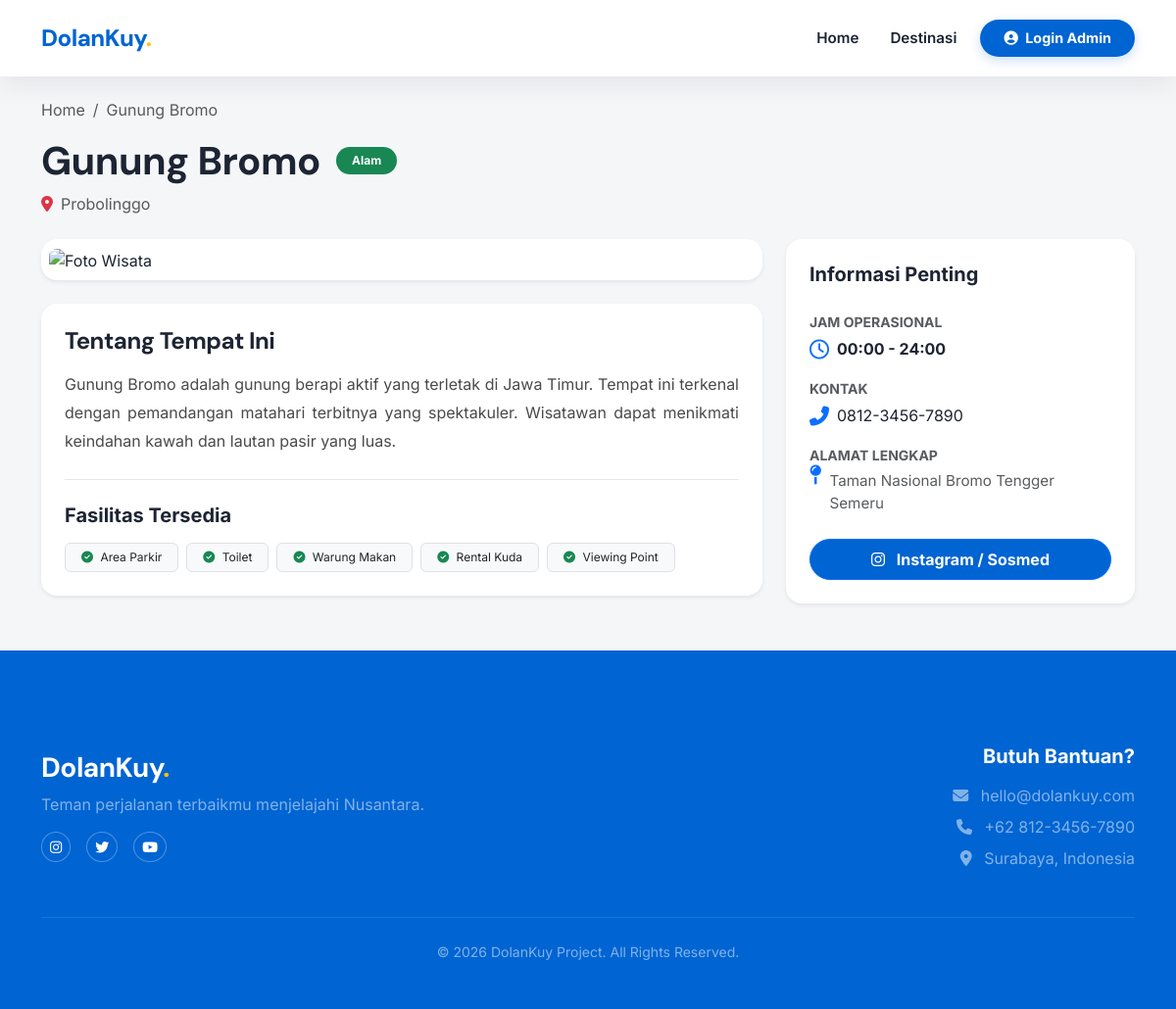
Screenshot of /detail.php?id=1 with the database file from the repository.
### tables this page shows
CREATE TABLE `destinasi` (
  `id` int(11) NOT NULL,
  `tanggal_input` datetime DEFAULT current_timestamp(),
  `kode_wisata` varchar(20) NOT NULL,
  `nama_wisata` varchar(255) NOT NULL,
  `jenis_daya_tarik` enum('Alam','Buatan','Budaya') NOT NULL,
  `no_telp` varchar(20) DEFAULT NULL,
  `deskripsi` text DEFAULT NULL,
  `sumber_link` varchar(255) DEFAULT NULL,
  `alamat` text DEFAULT NULL,
  `kabupaten_kota` varchar(100) DEFAULT NULL,
  `jam_operasional` varchar(100) DEFAULT NULL,
  `fasilitas` text DEFAULT NULL,
  `link_sosmed` varchar(255) DEFAULT NULL,
  `gambar` varchar(255) DEFAULT NULL
);

### detail.php (the view, shortened to what this page needs)
<?php
require_once 'koneksi.php';
$id = isset($_GET['id']) ? intval($_GET['id']) : 0;
$query = "SELECT * FROM destinasi WHERE id = $id";
$result = mysqli_query($conn, $query);
$data = mysqli_fetch_assoc($result);
$imagePath = $data['gambar'] ? 'uploads/' . $data['gambar'] : '';
$nama = strtolower($data['nama_wisata']);
if ($imagePath && file_exists($imagePath)) {
} else {
    if (strpos($nama, 'bromo') !== false) {
        $imagePath = 'https://images.unsplash.com/photo-1588668214407-6ea9a6d8c272?q=80&w=1200&auto=format&fit=crop';
    } elseif (strpos($nama, 'borobudur') !== false) {
        $imagePath = 'https://images.unsplash.com/photo-1596402184320-417e7178b2cd?q=80&w=1200&auto=format&fit=crop';
    } elseif (strpos($nama, 'kuta') !== false || strpos($nama, 'pantai') !== false) {
        $imagePath = 'https://images.unsplash.com/photo-1537996194471-e657df975ab4?q=80&w=1200&auto=format&fit=crop';
    } else {
        $imagePath = 'https://images.unsplash.com/photo-1469854523086-cc02fe5d8800?q=80&w=1200&auto=format&fit=crop';
    }
}
$badgeClass = 'bg-secondary';
if($data['jenis_daya_tarik'] == 'Alam') $badgeClass = 'bg-success';
elseif($data['jenis_daya_tarik'] == 'Buatan') $badgeClass = 'bg-primary';
elseif($data['jenis_daya_tarik'] == 'Budaya') $badgeClass = 'bg-danger';
?>
<!DOCTYPE html>
<html lang="id">
<head>
    <link href="https://cdn.jsdelivr.net/npm/bootstrap@5.3.0/dist/css/bootstrap.min.css" rel="stylesheet">
    <link rel="stylesheet" href="https://cdnjs.cloudflare.com/ajax/libs/font-awesome/6.4.0/css/all.min.css">
    <link rel="stylesheet" href="assets/style.css">
</head>
<body style="background-color: #F5F6F8;">
    <nav class="navbar navbar-expand-lg navbar-tiket fixed-top">
        <div class="container">
            <a class="navbar-brand" href="index.php">DolanKuy<span class="text-warning">.</span></a>
            <div class="collapse navbar-collapse" id="navbarNav">
                <ul class="navbar-nav ms-auto align-items-center">
                    <li class="nav-item"><a class="nav-link" href="index.php">Home</a></li>
                    <li class="nav-item"><a class="nav-link" href="index.php#destinasi">Destinasi</a></li>
                    <li class="nav-item ms-lg-3">
                        <a class="btn btn-login-nav" href="login.php"><i class="fas fa-user-circle me-1"></i> Login Admin</a>
                    </li>
                </ul>
            </div>
        </div>
    </nav>
    <div style="margin-top: 100px;">
        <div class="container mb-4">
            <nav aria-label="breadcrumb">
                <ol class="breadcrumb">
                    <li class="breadcrumb-item"><a href="index.php" class="text-decoration-none text-muted">Home</a></li>
                    <li class="breadcrumb-item active" aria-current="page"><?php echo htmlspecialchars($data['nama_wisata']); ?></li>
                </ol>
            </nav>
            <div class="d-flex align-items-center gap-3">
                <h1 class="fw-bold m-0" style="font-family: 'DM Sans', sans-serif;"><?php echo htmlspecialchars($data['nama_wisata']); ?></h1>
                <span class="badge rounded-pill <?php echo $badgeClass; ?> px-3 py-2">
                    <?php echo $data['jenis_daya_tarik']; ?>
                </span>
            </div>
            <p class="text-muted mt-2">
                <i class="fas fa-map-marker-alt text-danger me-2"></i><?php echo htmlspecialchars($data['kabupaten_kota']); ?>
            </p>
        </div>
        <div class="container pb-5">
            <div class="row g-4">
                <div class="col-lg-8">
                    <div class="bg-white p-2 rounded-4 shadow-sm mb-4">
                        <img src="<?php echo $imagePath; ?>" class="w-100 rounded-3" style="height: 400px; object-fit: cover;" alt="Foto Wisata">
                    </div>
                    <div class="bg-white p-4 rounded-4 shadow-sm">
                        <h4 class="fw-bold mb-3">Tentang Tempat Ini</h4>
                        <p style="line-height: 1.8; color: #4a4a4a; text-align: justify;">
                            <?php echo nl2br(htmlspecialchars($data['deskripsi'])); ?>
                        </p>
                        <hr class="my-4" style="opacity: 0.1;">
                        <h5 class="fw-bold mb-3">Fasilitas Tersedia</h5>
                        <div class="d-flex flex-wrap gap-2">
                            <?php
                            $fasilitas = explode(',', $data['fasilitas']);
                            foreach($fasilitas as $f):
                                $f = trim($f);
                                if(!empty($f)):
                            ?>
                                <span class="badge bg-light text-dark border px-3 py-2 fw-normal">
                                    <i class="fas fa-check-circle text-success me-1"></i> <?php echo $f; ?>
                                </span>
                            <?php endif; endforeach; ?>
                        </div>
                    </div>
                </div>
                <div class="col-lg-4">
                    <div class="bg-white p-4 rounded-4 shadow-sm position-sticky" style="top: 100px;">
                        <h5 class="fw-bold mb-4">Informasi Penting</h5>
                        <div class="mb-3">
                            <label class="text-muted small fw-bold text-uppercase">Jam Operasional</label>
                            <div class="d-flex align-items-center mt-1">
                                <i class="far fa-clock text-primary me-2 fa-lg"></i>
                                <span class="fw-bold"><?php echo htmlspecialchars($data['jam_operasional']); ?></span>
                            </div>
                        </div>
                        <div class="mb-3">
                            <label class="text-muted small fw-bold text-uppercase">Kontak</label>
                            <div class="d-flex align-items-center mt-1">
                                <i class="fas fa-phone-alt text-primary me-2 fa-lg"></i>
                                <span><?php echo htmlspecialchars($data['no_telp']); ?></span>
                            </div>
                        </div>
                        <div class="mb-4">
                            <label class="text-muted small fw-bold text-uppercase">Alamat Lengkap</label>
                            <div class="d-flex mt-1">
                                <i class="fas fa-map-pin text-primary me-2 fa-lg mt-1"></i>
                                <span class="text-muted" style="font-size: 0.95rem;"><?php echo htmlspecialchars($data['alamat']); ?></span>
                            </div>
                        </div>
                        <div class="d-grid gap-2">
                            <?php if($data['link_sosmed']): ?>
                                <a href="<?php echo htmlspecialchars($data['link_sosmed']); ?>" target="_blank" class="btn btn-primary fw-bold py-2 rounded-pill" style="background-color: var(--primary);">
                                    <i class="fab fa-instagram me-2"></i> Instagram / Sosmed
                                </a>
                            <?php endif; ?>
                        </div>
                    </div>
                </div>
            </div>
        </div>
    </div>
   <footer class="footer-tiket mt-auto">
        <div class="container">
            <div class="row justify-content-between align-items-center py-5">
                <div class="col-lg-5 text-center text-lg-start mb-4 mb-lg-0">
                    <h3 class="fw-bold text-white mb-2">DolanKuy<span class="text-warning">.</span></h3>
                    <p class="text-white-50 mb-3">Teman perjalanan terbaikmu menjelajahi Nusantara.</p>
                    <div class="d-flex gap-3 justify-content-center justify-content-lg-start">
                        <a href="#" class="btn btn-outline-light btn-sm rounded-circle"><i class="fab fa-instagram"></i></a>
                        <a href="#" class="btn btn-outline-light btn-sm rounded-circle"><i class="fab fa-twitter"></i></a>
                        <a href="#" class="btn btn-outline-light btn-sm rounded-circle"><i class="fab fa-youtube"></i></a>
                    </div>
                </div>
                <div class="col-lg-5 text-center text-lg-end">
                    <h5 class="fw-bold text-white mb-3">Butuh Bantuan?</h5>
                    <ul class="list-unstyled text-white-50 mb-0">
                        <li class="mb-2"><i class="fas fa-envelope me-2"></i> hello@dolankuy.com</li>
                        <li class="mb-2"><i class="fas fa-phone me-2"></i> +62 812-3456-7890</li>
                        <li class="mb-0"><i class="fas fa-map-marker-alt me-2"></i> Surabaya, Indonesia</li>
                    </ul>
                </div>
            </div>
            <div class="border-top border-white-10 py-4 text-center">
                <p class="small text-white-50 m-0">&copy; <?php echo date('Y'); ?> DolanKuy Project. All Rights Reserved.</p>
            </div>
        </div>
    </footer>
</body>
</html>

### assets/style.css (style rules this page uses)
:root { --primary: #0064D2; --primary-dark: #004eb3; --accent: #FEDD00; --dark: #1D2433; --gray-text: #687176; --bg-light: #F5F6F8; --white: #FFFFFF; --radius-pill: 100px; --radius-xl: 24px; --radius-lg: 16px; --radius-md: 12px; --shadow-soft: 0 8px 24px rgba(29, 36, 51, 0.08); --shadow-hover: 0 16px 40px rgba(29, 36, 51, 0.12); }
body { font-family: 'Inter', sans-serif; background-color: var(--bg-light); color: var(--dark); line-height: 1.5; overflow-x: hidden; }
h1, h2, h3, h4, .navbar-brand, .hero-title, .card-title-tiket { font-family: 'DM Sans', sans-serif; font-weight: 700; letter-spacing: -0.5px; }
a { text-decoration: none; }
.navbar-tiket { background: var(--white) !important; box-shadow: var(--shadow-soft); padding: 1rem 0; transition: all 0.3s; }
.navbar-tiket .navbar-brand { color: var(--primary) !important; font-size: 1.5rem; font-weight: 800; }
.navbar-tiket .nav-link { color: var(--dark) !important; font-weight: 600; margin-left: 1rem; font-size: 0.95rem; }
.btn-login-nav { background: var(--primary); color: white !important; border-radius: var(--radius-pill); padding: 8px 24px; font-weight: 700; font-size: 0.9rem; box-shadow: 0 4px 12px rgba(0, 100, 210, 0.2); border: none; transition: all 0.2s; }
footer, .footer, .footer-tiket { background-color: #0064D2 !important; color: #ffffff !important; padding-top: 3rem; padding-bottom: 1.5rem; margin-top: auto; width: 100%; }
footer a, .footer a { color: rgba(255, 255, 255, 0.8) !important; text-decoration: none; transition: 0.3s; }
.border-white-10 { border-top: 1px solid rgba(255, 255, 255, 0.1) !important; }
.btn-outline-light { border: 1px solid rgba(255,255,255,0.3) !important; color: white !important; }

### rows the page displays
destinasi: nama_wisata "Gunung Bromo", jenis_daya_tarik "Alam", kabupaten_kota "Probolinggo", deskripsi "Gunung Bromo adalah gunung berapi aktif yang terletak di Jawa Timur. Tempat ini terkenal dengan pemandangan matahari terbitnya yang spektakuler. Wisatawan dapat menikmati keindahan kawah dan lautan pasir yang luas.", fasilitas "Area Parkir", fasilitas "Toilet", fasilitas "Warung Makan", fasilitas "Rental Kuda", fasilitas "Viewing Point", jam_operasional "00:00 - 24:00", no_telp "0812-3456-7890", alamat "Taman Nasional Bromo Tengger Semeru"
